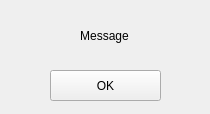
<?xml version="1.0" encoding="UTF-8"?>
<ui version="4.0">
 <class>DialogBox</class>
 <widget class="QWidget" name="DialogBox">
  <property name="geometry">
   <rect>
    <x>0</x>
    <y>0</y>
    <width>210</width>
    <height>114</height>
   </rect>
  </property>
  <property name="windowTitle">
   <string/>
  </property>
  <widget class="QPushButton" name="okBtn">
   <property name="geometry">
    <rect>
     <x>50</x>
     <y>70</y>
     <width>111</width>
     <height>31</height>
    </rect>
   </property>
   <property name="text">
    <string>OK</string>
   </property>
  </widget>
  <widget class="QLabel" name="outputMessage">
   <property name="geometry">
    <rect>
     <x>14</x>
     <y>20</y>
     <width>181</width>
     <height>31</height>
    </rect>
   </property>
   <property name="text">
    <string>Message</string>
   </property>
   <property name="alignment">
    <set>Qt::AlignCenter</set>
   </property>
  </widget>
 </widget>
 <layoutdefault spacing="6" margin="11"/>
 <resources/>
 <connections/>
</ui>
